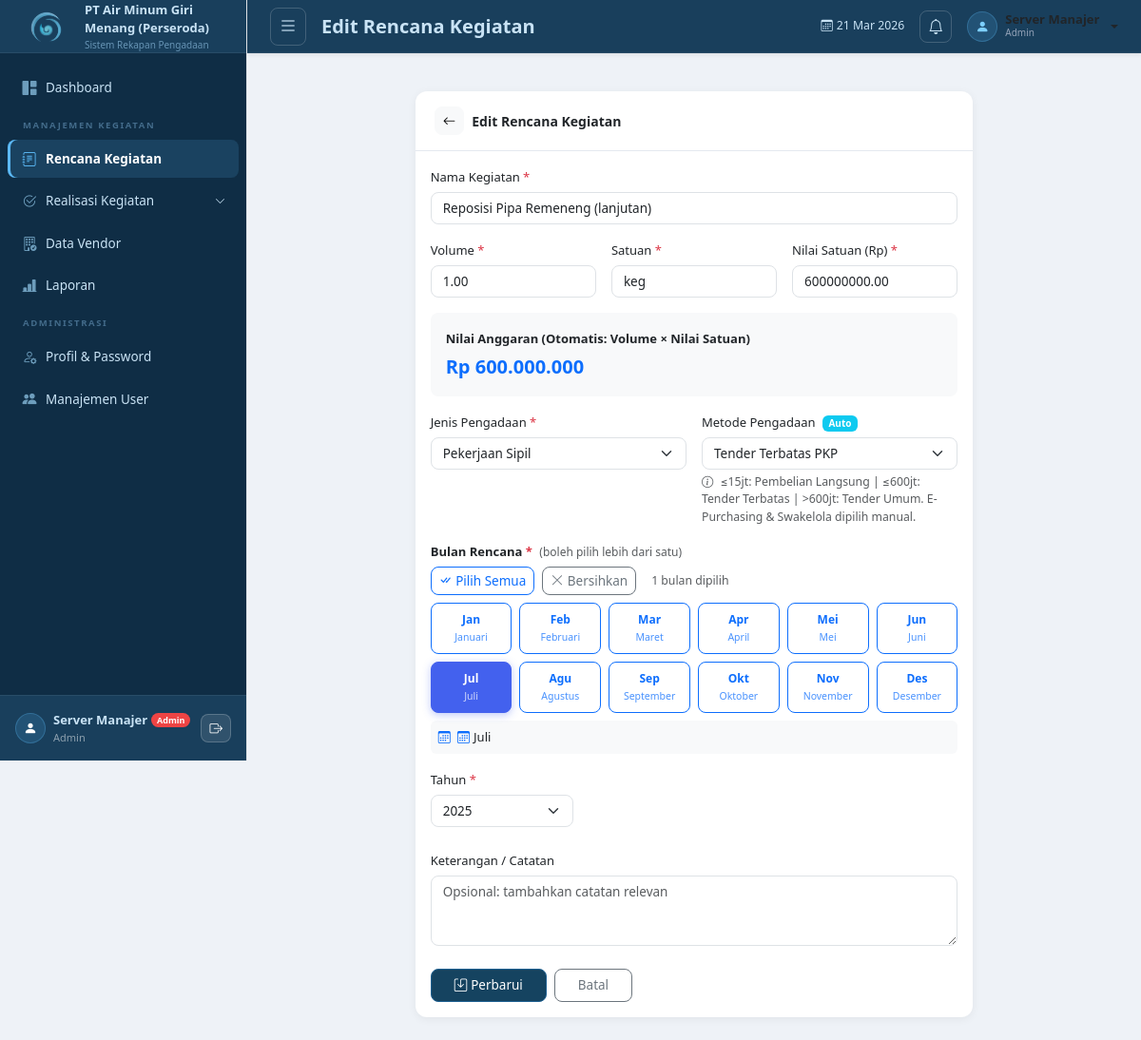
Page /modules/rencana/form.php?id=36 (signed in) on the committed database.
### tables this page shows
CREATE TABLE `rencana_kegiatan` (
  `id` int(11) NOT NULL,
  `nama_kegiatan` varchar(255) NOT NULL,
  `volume` decimal(15,2) NOT NULL DEFAULT 1.00,
  `satuan` varchar(50) NOT NULL,
  `nilai_satuan` decimal(20,2) NOT NULL DEFAULT 0.00,
  `nilai_anggaran` decimal(20,2) NOT NULL DEFAULT 0.00,
  `jenis_pengadaan` enum('barang','sipil','jasa_konsultan','jasa_lainnya') NOT NULL,
  `metode_pengadaan` enum('pembelian_langsung','tender_terbatas_spk','tender_terbatas_pkp','tender_umum','e_purchasing','swakelola') NOT NULL,
  `tahun` int(11) NOT NULL,
  `bulan_rencana` varchar(30) DEFAULT NULL,
  `keterangan` text DEFAULT NULL,
  `created_by` int(11) DEFAULT NULL,
  `created_at` timestamp NOT NULL DEFAULT current_timestamp(),
  `updated_at` timestamp NOT NULL DEFAULT current_timestamp() ON UPDATE current_timestamp()
);

### includes/functions.php (called while the page is built, shortened)
<?php
function sanitize($input) {
    return htmlspecialchars(strip_tags(trim($input)), ENT_QUOTES, 'UTF-8');
}

### modules/rencana/form.php (the view, shortened to what this page needs)
<?php
require_once __DIR__ . '/../../includes/functions.php';
$db     = getDB();
$id     = isset($_GET['id']) ? (int)$_GET['id'] : 0;
$isEdit = $id > 0;
$data   = [];
if ($isEdit) {
    $q    = $db->query("SELECT * FROM rencana_kegiatan WHERE id = $id");
    $data = $q->fetch_assoc();
}
$bulanDipilih = [];
if ($isEdit && !empty($data['bulan_rencana'])) {
    $bulanDipilih = array_map('intval', explode(',', $data['bulan_rencana']));
}
include __DIR__ . '/../../includes/header.php';
?>
<div class="row justify-content-center">
<div class="col-lg-8">
<div class="card">
    <div class="card-header d-flex align-items-center gap-2">
        <a href="index.php" class="btn btn-sm btn-light"><i class="bi bi-arrow-left"></i></a>
        <span><?= $isEdit ? 'Edit' : 'Tambah' ?> Rencana Kegiatan</span>
    </div>
    <div class="card-body">
        <form method="POST" id="formRencana">
            <div class="mb-3">
                <label class="form-label">Nama Kegiatan <span class="text-danger">*</span></label>
                <input type="text" name="nama_kegiatan" class="form-control"
                       placeholder="Masukkan nama kegiatan pengadaan"
                       value="<?= sanitize($data['nama_kegiatan'] ?? $_POST['nama_kegiatan'] ?? '') ?>" required>
            </div>
            <div class="row g-3 mb-3">
                <div class="col-sm-4">
                    <label class="form-label">Volume <span class="text-danger">*</span></label>
                    <input type="number" name="volume" class="form-control" min="0.01" step="0.01"
                           placeholder="Misal: 5"
                           value="<?= $data['volume'] ?? $_POST['volume'] ?? '' ?>" required>
                </div>
                <div class="col-sm-4">
                    <label class="form-label">Satuan <span class="text-danger">*</span></label>
                    <input type="text" name="satuan" class="form-control"
                           placeholder="unit / paket / m² / dll"
                           value="<?= sanitize($data['satuan'] ?? $_POST['satuan'] ?? '') ?>" required>
                </div>
                <div class="col-sm-4">
                    <label class="form-label">Nilai Satuan (Rp) <span class="text-danger">*</span></label>
                    <input type="number" name="nilai_satuan" id="nilaiSatuan" class="form-control" min="0" step="1"
                           placeholder="0"
                           value="<?= $data['nilai_satuan'] ?? $_POST['nilai_satuan'] ?? '' ?>" required>
                </div>
            </div>
            <div class="mb-3 p-3 bg-light rounded-3">
                <label class="form-label fw-semibold">Nilai Anggaran (Otomatis: Volume × Nilai Satuan)</label>
                <div class="fs-5 fw-bold text-primary" id="displayAnggaran">
                </div>
            </div>
            <div class="row g-3 mb-3">
                <div class="col-sm-6">
                    <label class="form-label">Jenis Pengadaan <span class="text-danger">*</span></label>
                    <select name="jenis_pengadaan" class="form-select" required>
                        <?php foreach (LABEL_JENIS as $k => $v): ?>
                            <option value="<?= $k ?>" <?= ($data['jenis_pengadaan'] ?? '') === $k ? 'selected' : '' ?>>
                                <?= $v ?>
                            </option>
                        <?php endforeach; ?>
                    </select>
                </div>
                <div class="col-sm-6">
                    <label class="form-label">
                        Metode Pengadaan
                        <span class="badge bg-info ms-1" style="font-size:10px;">Auto</span>
                    </label>
                    <select name="metode_pengadaan" id="metodePengadaan" class="form-select">
                        <?php foreach (LABEL_METODE as $k => $v): ?>
                            <option value="<?= $k ?>"
                                <?= ($data['metode_pengadaan'] ?? tentukanMetode($data['nilai_anggaran'] ?? 0)) === $k ? 'selected' : '' ?>>
                                <?= $v ?>
                            </option>
                        <?php endforeach; ?>
                    </select>
                    <div class="form-text">
                        <i class="bi bi-info-circle me-1"></i>
                        ≤15jt: Pembelian Langsung | ≤600jt: Tender Terbatas | >600jt: Tender Umum.
                        E-Purchasing & Swakelola dipilih manual.
                    </div>
                </div>
            </div>
            <div class="mb-3">
                <label class="form-label fw-semibold">
                    Bulan Rencana <span class="text-danger">*</span>
                    <span class="text-muted fw-normal ms-1" style="font-size:12px;">(boleh pilih lebih dari satu)</span>
                </label>
                <div class="mb-2 d-flex gap-2">
                    <button type="button" class="btn btn-sm btn-outline-primary" onclick="pilihSemuaBulan()">
                        <i class="bi bi-check-all me-1"></i>Pilih Semua
                    </button>
                    <button type="button" class="btn btn-sm btn-outline-secondary" onclick="bersihkanBulan()">
                        <i class="bi bi-x-lg me-1"></i>Bersihkan
                    </button>
                    <span class="ms-2 align-self-center text-muted small" id="infoBulanDipilih">
                    </span>
                </div>
                <div class="row g-2" id="gridBulan">
                    <?php foreach (NAMA_BULAN as $nomor => $namaBulan):
                    ?>
                    <div class="col-6 col-sm-4 col-md-2">
                        <label class="btn btn-outline-primary w-100 btn-bulan" for="bulan<?= $nomor ?>">
                            <span class="d-block fw-semibold"><?= substr($namaBulan, 0, 3) ?></span>
                            <small class="opacity-75"><?= $namaBulan ?></small>
                        </label>
                    </div>
                    <?php endforeach; ?>
                </div>
                <div class="mt-2 p-2 bg-light rounded-2" id="ringkasanBulan" style="font-size:13px; min-height:32px;">
                    <?php if (!empty($bulanDipilih)): ?>
                        <i class="bi bi-calendar3 me-1 text-primary"></i>
                        <span id="textBulanDipilih">
                        </span>
                    <?php else: ?>
                        <span class="text-muted" id="textBulanDipilih">Belum ada bulan yang dipilih</span>
                    <?php endif; ?>
                </div>
            </div>
            <div class="mb-4">
                <label class="form-label">Tahun <span class="text-danger">*</span></label>
                <select name="tahun" class="form-select" style="max-width:150px;" required>
                    <?php for ($y = date('Y') + 1; $y >= 2020; $y--): ?>
                        <option value="<?= $y ?>" <?= ($data['tahun'] ?? date('Y')) == $y ? 'selected' : '' ?>><?= $y ?></option>
                    <?php endfor; ?>
                </select>
            </div>
            <div class="mb-4">
                <label class="form-label">Keterangan / Catatan</label>
                <textarea name="keterangan" class="form-control" rows="3"
                          placeholder="Opsional: tambahkan catatan relevan"><?= sanitize($data['keterangan'] ?? '') ?></textarea>
            </div>
            <div class="d-flex gap-2">
                <button type="submit" class="btn btn-primary px-4">
                    <i class="bi bi-save me-1"></i><?= $isEdit ? 'Perbarui' : 'Simpan' ?>
                </button>
                <a href="index.php" class="btn btn-outline-secondary px-4">Batal</a>
            </div>
        </form>
    </div>
</div>
</div>
</div>
<?php
include __DIR__ . '/../../includes/footer.php';
?>

### assets/css/style.css (style rules this page uses)
:root { --sidebar-width: 260px; --navbar-height: 56px; --primary: #1e6091; --primary-dark: #154360; --accent: #2ec4b6; --sidebar-bg: #0F2D45; --sidebar-brand-bg: #193F5C; --sidebar-border: rgba(255,255,255,0.07); --sidebar-text: #C9E3F5; --sidebar-icon: rgba(150,205,240,0.70); --sidebar-label: rgba(130,185,225,0.45); --sidebar-hover-bg: rgba(255,255,255,0.06); --sidebar-active-bg: rgba(91,184,245,0.15); --sidebar-active-text: #ffffff; --sidebar-active-line: #5BB8F5; --bg-page: #EEF2F7; --border-color: #e4e9ef; }
body { background-color: var(--bg-page); font-family: 'Segoe UI', system-ui, -apple-system, sans-serif; font-size: 14px; color: #343a40; min-height: 100vh; }
.card { border: none; border-radius: 12px; box-shadow: 0 2px 10px rgba(0,0,0,0.06); background: #ffffff; }
.card-header { background: transparent; border-bottom: 1px solid var(--border-color); padding: 1rem 1.25rem; font-weight: 600; border-radius: 12px 12px 0 0 !important; }
.form-control, .form-select { border-radius: 8px; border-color: #dee2e6; font-size: 13.5px; }
.form-label { font-weight: 500; font-size: 13px; margin-bottom: 5px; }
.btn { border-radius: 8px; font-size: 13.5px; font-weight: 500; }
.btn-primary { background: #154360; border-color: #1e6091; color: #fff; }

### modules/rencana/form.php (style rules this page uses)
.btn-bulan { padding: 8px 4px; font-size: 12px; border-radius: 8px; transition: all 0.15s; text-align: center; }
.btn-check:checked + .btn-bulan { background-color: #4361ee; border-color: #4361ee; color: white; box-shadow: 0 2px 8px rgba(67,97,238,0.35); }

### rows in the picture
rencana_kegiatan: nama_kegiatan "Reposisi Pipa Remeneng (lanjutan)", volume "1.00", satuan "keg", nilai_satuan "600000000.00", jenis_pengadaan "Pekerjaan Sipil", metode_pengadaan "Tender Terbatas PKP", tahun "2025"

### other values in the picture
$_SESSION['user_nama'] "Server Manajer"
$roleLabel[0] "Admin"
str_replace('_', ' ', $role) "Admin"
$pageTitle "Edit Rencana Kegiatan"
$roleInfo[0] "Admin"
substr($namaBulan, 0, 3) "Jan"
$namaBulan "Januari"
substr($namaBulan, 0, 3) "Feb"
$namaBulan "Februari"
substr($namaBulan, 0, 3) "Mar"
$namaBulan "Maret"
substr($namaBulan, 0, 3) "Apr"
$namaBulan "April"
substr($namaBulan, 0, 3) "Mei"
$namaBulan "Mei"
